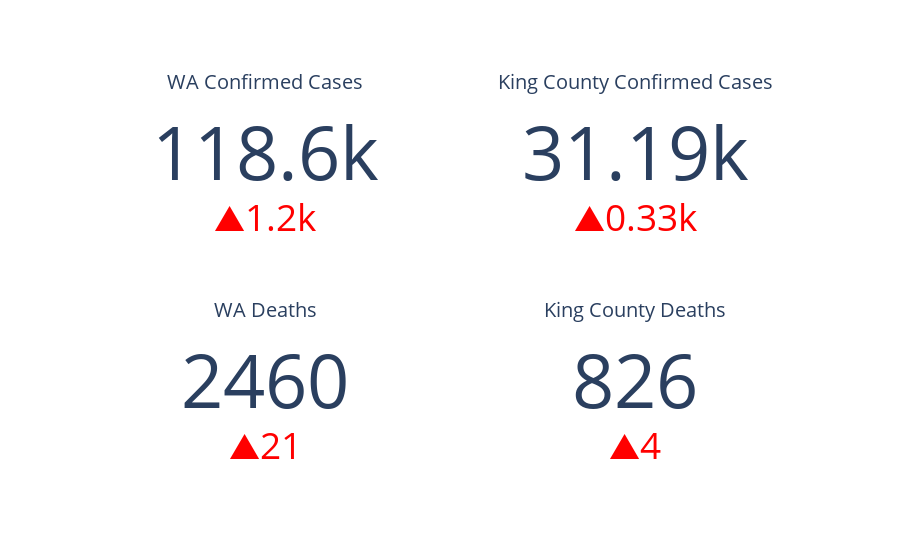

Notebook cell for this chart:
### Markdown cell above
# Key Facts - Local

### Code cell
trace3 = go.Indicator(
    mode = "number+delta",
    value = dfConfirmedUSStates.loc['Washington'][-1],
    delta = {'reference': dfConfirmedUSStates.loc['Washington'][-2], 
             'increasing':{'color':'red'},
             'decreasing':{'color':'green'}},
    title = {'text': "WA Confirmed Cases"},
    domain = {'x': [0, 0.5], 'y': [0.6, 1]})

trace4 = go.Indicator(
    mode = "number+delta",
    value = dfConfirmedUSCounties[dfConfirmedUSCounties.FIPS == 53033].iloc[0][-1],
    delta = {'reference': dfConfirmedUSCounties[dfConfirmedUSCounties.FIPS == 53033].iloc[0][-2], 
             'increasing':{'color':'red'},
             'decreasing':{'color':'green'}},
    title = {'text': "King County Confirmed Cases"},
    domain = {'x': [0.5, 1], 'y': [0.6, 1]})

trace7 = go.Indicator(
    mode = "number+delta",
    value = dfDeathsUSStates.loc['Washington'][-1],
    delta = {'reference': dfDeathsUSStates.loc['Washington'][-2], 
             'increasing':{'color':'red'},
             'decreasing':{'color':'green'}},
    title = {'text': "WA Deaths"},
    domain = {'x': [0, 0.5], 'y': [0, 0.4]})

trace8 = go.Indicator(
    mode = "number+delta",
    value = dfDeathsUSCounties[dfDeathsUSCounties.FIPS == 53033].iloc[0][-1],
    delta = {'reference': dfDeathsUSCounties[dfDeathsUSCounties.FIPS == 53033].iloc[0][-2], 
             'increasing':{'color':'red'},
             'decreasing':{'color':'green'}},
    title = {'text': "King County Deaths"},
    domain = {'x': [0.5, 1], 'y': [0, 0.4]})


data = [trace3, trace4, trace7, trace8]
py.iplot(dict(data=data))

### Figure 1 — Plotly figure (JSON) as saved in the notebook; plotly's stock layout.template omitted (floating-point values rounded to 4 significant figures)
{"data": [{"delta": {"decreasing": {"color": "green"}, "increasing": {"color": "red"}, "reference": 117331}, "domain": {"x": [0, 0.5], "y": [0.6, 1]}, "mode": "number+delta", "title": {"text": "WA Confirmed Cases"}, "type": "indicator", "value": 118570}, {"delta": {"decreasing": {"color": "green"}, "increasing": {"color": "red"}, "reference": 30854}, "domain": {"x": [0.5, 1], "y": [0.6, 1]}, "mode": "number+delta", "title": {"text": "King County Confirmed Cases"}, "type": "indicator", "value": 31186}, {"delta": {"decreasing": {"color": "green"}, "increasing": {"color": "red"}, "reference": 2439}, "domain": {"x": [0, 0.5], "y": [0, 0.4]}, "mode": "number+delta", "title": {"text": "WA Deaths"}, "type": "indicator", "value": 2460}, {"delta": {"decreasing": {"color": "green"}, "increasing": {"color": "red"}, "reference": 822}, "domain": {"x": [0.5, 1], "y": [0, 0.4]}, "mode": "number+delta", "title": {"text": "King County Deaths"}, "type": "indicator", "value": 826}], "layout": {}}
